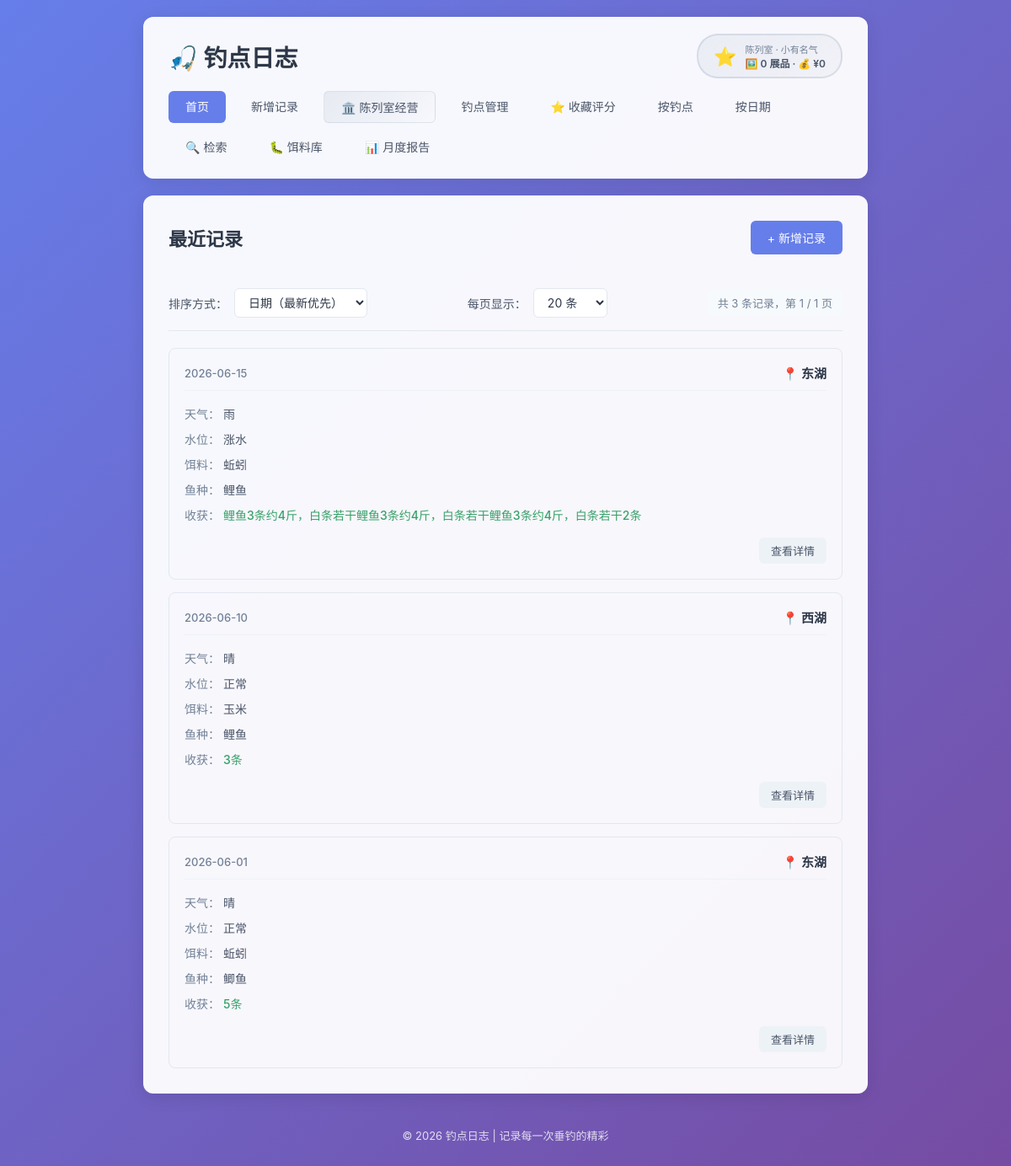
Before: / with the older database file.
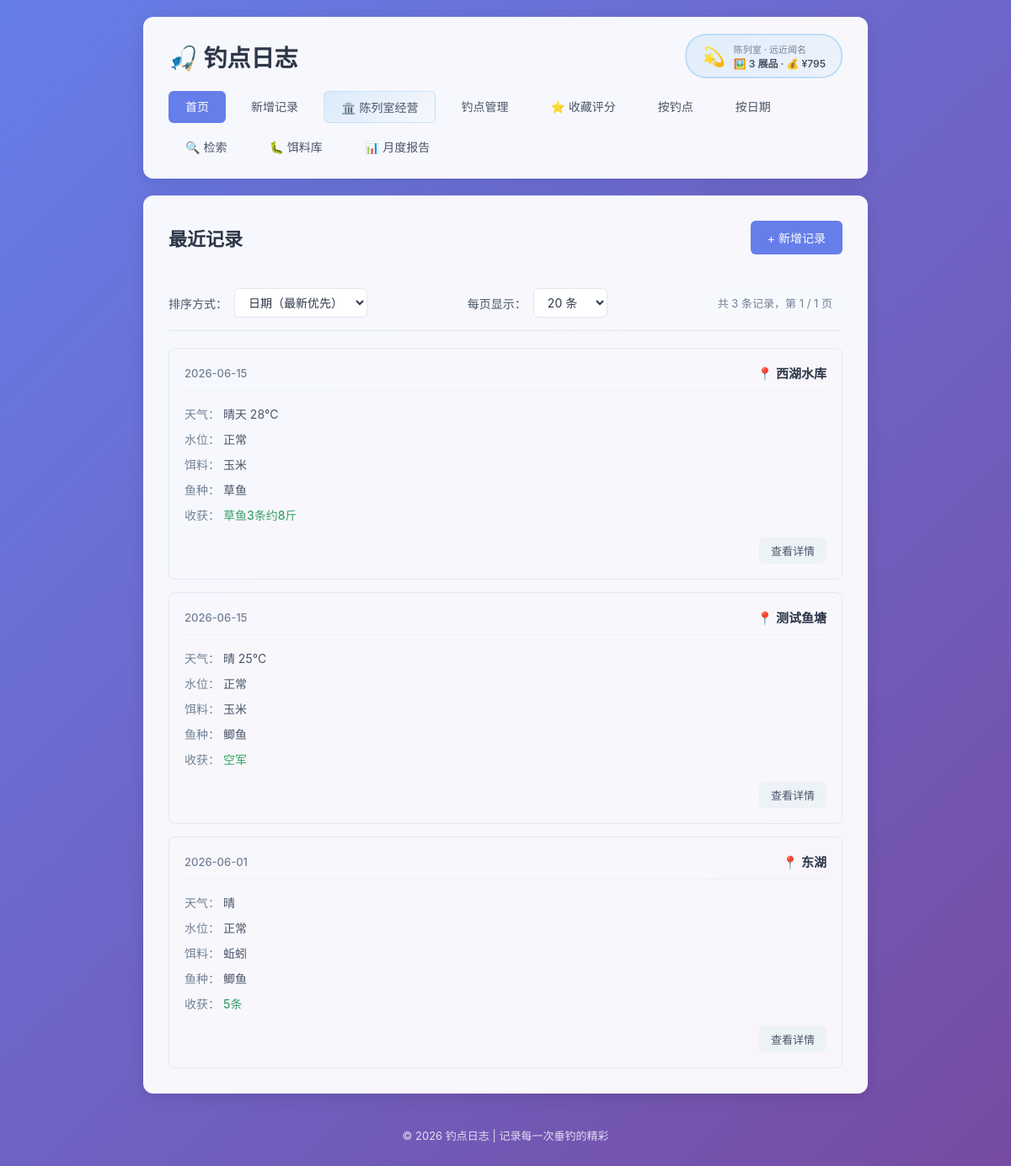
After: the same page with the newer database file.
### tables this page shows
CREATE TABLE fishing_logs (
            id INTEGER PRIMARY KEY AUTOINCREMENT,
            spot TEXT NOT NULL,
            weather TEXT NOT NULL,
            water_level TEXT NOT NULL,
            bait TEXT NOT NULL,
            fish_species TEXT NOT NULL,
            harvest TEXT NOT NULL,
            next_strategy TEXT,
            created_at DATE NOT NULL
        , temperature TEXT, humidity TEXT, wind TEXT);

### app.py (the view)
@app.route('/')
def index():
    page = request.args.get('page', 1, type=int)
    per_page = request.args.get('per_page', 20, type=int)
    sort_by = request.args.get('sort', 'date_desc')
    per_page = max(10, min(per_page, 100))
    sort_options = {
        'date_desc': ('created_at DESC, id DESC', '日期降序'),
        'date_asc': ('created_at ASC, id ASC', '日期升序'),
        'spot_desc': ('spot DESC, created_at DESC, id DESC', '钓点降序'),
        'spot_asc': ('spot ASC, created_at DESC, id DESC', '钓点升序'),
    }
    order_clause, sort_label = sort_options.get(sort_by, sort_options['date_desc'])
    conn = get_db()
    count_result = conn.execute('SELECT COUNT(*) as total FROM fishing_logs').fetchone()
    total = count_result['total']
    total_pages = max(1, (total + per_page - 1) // per_page)
    page = max(1, min(page, total_pages))
    offset = (page - 1) * per_page
    logs = conn.execute(
        f'SELECT * FROM fishing_logs ORDER BY {order_clause} LIMIT ? OFFSET ?',
        (per_page, offset)
    ).fetchall()
    conn.close()
    return render_template(
        'index.html',
        logs=logs,
        page=page,
        per_page=per_page,
        total=total,
        total_pages=total_pages,
        sort_by=sort_by,
        sort_label=sort_label
    )

### app.py (called while the page is built)
def get_db():
    conn = sqlite3.connect(DB_PATH)
    conn.row_factory = sqlite3.Row
    return conn

def get_reputation_level(total_score):
    for lv in REPUTATION_LEVELS:
        if lv['min_score'] <= total_score <= lv['max_score']:
            return lv
    return REPUTATION_LEVELS[-1]

@app.context_processor
def inject_gallery_summary():
    try:
        overview = get_gallery_overview()
        return {
            'gallery_reputation': overview['reputation'],
            'gallery_revenue': overview['total_revenue'],
            'gallery_exhibits': overview['total_exhibits'],
        }
    except Exception:
        return {
            'gallery_reputation': REPUTATION_LEVELS[0],
            'gallery_revenue': 0,
            'gallery_exhibits': 0,
        }

### templates/index.html (shortened to what this page needs)
{% extends 'base.html' %}
{% block content %}
    <div class="page-header">
        <h2>最近记录</h2>
        <a href="{{ url_for('add_log') }}" class="btn btn-primary">+ 新增记录</a>
    </div>
    {% if logs %}
        <div class="toolbar">
            <div class="sort-group">
                <label>排序方式：</label>
                <select id="sortSelect" onchange="handleSortChange()">
                    <option value="date_desc" {% if sort_by == 'date_desc' %}selected{% endif %}>日期（最新优先）</option>
                </select>
            </div>
            <div class="per-page-group">
                <label>每页显示：</label>
                <select id="perPageSelect" onchange="handlePerPageChange()">
                    <option value="20" {% if per_page == 20 %}selected{% endif %}>20 条</option>
                </select>
            </div>
            <div class="total-info">
                共 {{ total }} 条记录，第 {{ page }} / {{ total_pages }} 页
            </div>
        </div>
        <div class="log-list">
            {% for log in logs %}
                <div class="log-card">
                    <div class="log-header">
                        <span class="log-date">{{ log['created_at'] }}</span>
                        <span class="log-spot">📍 {{ log['spot'] }}</span>
                    </div>
                    <div class="log-body">
                        <div class="log-row">
                            <span class="label">天气：</span>
                            <span>{{ log['weather'] }}</span>
                        </div>
                        <div class="log-row">
                            <span class="label">水位：</span>
                            <span>{{ log['water_level'] }}</span>
                        </div>
                        <div class="log-row">
                            <span class="label">饵料：</span>
                            <span>{{ log['bait'] }}</span>
                        </div>
                        <div class="log-row">
                            <span class="label">鱼种：</span>
                            <span>{{ log['fish_species'] }}</span>
                        </div>
                        <div class="log-row">
                            <span class="label">收获：</span>
                            <span class="harvest">{{ log['harvest'] }}</span>
                        </div>
                    </div>
                    <div class="log-footer">
                        <a href="{{ url_for('log_detail', log_id=log['id'], page=page, sort=sort_by, per_page=per_page) }}" class="btn btn-small">查看详情</a>
                    </div>
                </div>
            {% endfor %}
        </div>
    {% else %}
        <div class="empty-state">
            <p>还没有任何记录，快去添加第一条吧！</p>
            <a href="{{ url_for('add_log') }}" class="btn btn-primary">+ 新增记录</a>
        </div>
    {% endif %}
{% endblock %}

### templates/base.html (shortened to what this page needs)
<!DOCTYPE html>
<html lang="zh-CN">
<head>
    <link rel="stylesheet" href="{{ url_for('static', filename='style.css') }}">
</head>
<body>
    <div class="container">
        <header>
            <div style="display: flex; justify-content: space-between; align-items: center; flex-wrap: wrap; gap: 15px; margin-bottom: 15px;">
                <h1 style="margin: 0;">🎣 钓点日志</h1>
                <a href="{{ url_for('gallery') }}" style="text-decoration: none;">
                    <div class="gallery-badge" style="display: flex; align-items: center; gap: 10px; padding: 8px 18px; background: linear-gradient(135deg, {{ gallery_reputation.color }}25, {{ gallery_reputation.color }}10); border: 2px solid {{ gallery_reputation.color }}50; border-radius: 25px; transition: all 0.2s ease;">
                        <span style="font-size: 22px;">{{ gallery_reputation.icon }}</span>
                        <div style="text-align: left;">
                            <div style="font-size: 11px; color: #718096; font-weight: 500;">陈列室 · {{ gallery_reputation.name }}</div>
                            <div style="font-size: 12px; color: #4a5568; font-weight: 600;">🖼️ {{ gallery_exhibits }} 展品 · 💰 ¥{{ '%.0f'|format(gallery_revenue) }}</div>
                        </div>
                    </div>
                </a>
            </div>
            <nav>
                <a href="{{ url_for('index') }}" class="{% if request.endpoint == 'index' %}active{% endif %}">首页</a>
                <a href="{{ url_for('add_log') }}" class="{% if request.endpoint == 'add_log' %}active{% endif %}">新增记录</a>
                <a href="{{ url_for('gallery') }}" class="{% if request.endpoint in ['gallery', 'exhibit_detail'] %}active{% endif %}" style="background: linear-gradient(135deg, {{ gallery_reputation.color }}30, transparent); border: 1px solid {{ gallery_reputation.color }}40;">🏛️ 陈列室经营</a>
                <a href="{{ url_for('spots_list') }}" class="{% if request.endpoint in ['spots_list', 'spot_detail', 'add_spot', 'edit_spot'] %}active{% endif %}">钓点管理</a>
                <a href="{{ url_for('spots_list', filter='favorite') }}" class="{% if request.endpoint == 'spots_list' and request.args.get('filter') == 'favorite' %}active{% endif %}">⭐ 收藏评分</a>
                <a href="{{ url_for('by_spot') }}" class="{% if request.endpoint == 'by_spot' %}active{% endif %}">按钓点</a>
                <a href="{{ url_for('by_date') }}" class="{% if request.endpoint == 'by_date' %}active{% endif %}">按日期</a>
                <a href="{{ url_for('search_logs') }}" class="{% if request.endpoint == 'search_logs' %}active{% endif %}">🔍 检索</a>
                <a href="{{ url_for('baits_list') }}" class="{% if request.endpoint in ['baits_list', 'add_bait', 'edit_bait'] %}active{% endif %}">🐛 饵料库</a>
                <a href="{{ url_for('monthly_report') }}" class="{% if request.endpoint == 'monthly_report' %}active{% endif %}">📊 月度报告</a>
            </nav>
        </header>
        <main>
            {% block content %}{% endblock %}
        </main>
        <footer>
            <p>© 2026 钓点日志 | 记录每一次垂钓的精彩</p>
        </footer>
    </div>
</body>
</html>

### static/style.css (style rules this page uses)
* { margin: 0; padding: 0; box-sizing: border-box; }
body { font-family: -apple-system, BlinkMacSystemFont, 'Segoe UI', 'PingFang SC', 'Microsoft YaHei', sans-serif; background: linear-gradient(135deg, #667eea 0%, #764ba2 100%); min-height: 100vh; color: #333; }
.container { max-width: 900px; margin: 0 auto; padding: 20px; min-height: 100vh; display: flex; flex-direction: column; }
header { background: rgba(255, 255, 255, 0.95); border-radius: 12px; padding: 20px 30px; margin-bottom: 20px; box-shadow: 0 4px 20px rgba(0, 0, 0, 0.1); }
header h1 { font-size: 28px; color: #2d3748; margin-bottom: 15px; }
nav { display: flex; gap: 10px; flex-wrap: wrap; }
nav a { padding: 8px 20px; text-decoration: none; color: #4a5568; border-radius: 6px; transition: all 0.2s ease; font-size: 14px; }
nav a.active { background: #667eea; color: white; }
main { flex: 1; background: rgba(255, 255, 255, 0.95); border-radius: 12px; padding: 30px; box-shadow: 0 4px 20px rgba(0, 0, 0, 0.1); }
.page-header { display: flex; justify-content: space-between; align-items: center; margin-bottom: 25px; flex-wrap: wrap; gap: 15px; }
.page-header h2 { color: #2d3748; font-size: 22px; }
.btn { display: inline-block; padding: 10px 20px; border: none; border-radius: 6px; text-decoration: none; font-size: 14px; cursor: pointer; transition: all 0.2s ease; font-family: inherit; }
.btn-primary { background: #667eea; color: white; }
.btn-small { padding: 6px 14px; font-size: 13px; background: #edf2f7; color: #4a5568; }
.toolbar { display: flex; justify-content: space-between; align-items: center; flex-wrap: wrap; gap: 15px; padding: 15px 0; margin-bottom: 20px; border-bottom: 1px solid #e2e8f0; }
.sort-group, .per-page-group { display: flex; align-items: center; gap: 8px; }
.sort-group label, .per-page-group label { font-size: 14px; color: #4a5568; font-weight: 500; }
.sort-group select, .per-page-group select { padding: 7px 12px; border: 1px solid #e2e8f0; border-radius: 6px; font-size: 14px; background: #fff; color: #2d3748; cursor: pointer; transition: all 0.2s ease; font-family: inherit; }
.total-info { font-size: 13px; color: #718096; padding: 6px 12px; background: #f7fafc; border-radius: 6px; }
.log-list { display: grid; gap: 15px; }
.log-card { border: 1px solid #e2e8f0; border-radius: 8px; padding: 18px; transition: all 0.2s ease; }
.log-header { display: flex; justify-content: space-between; align-items: center; margin-bottom: 12px; padding-bottom: 10px; border-bottom: 1px solid #edf2f7; }
.log-date { font-size: 13px; color: #718096; font-weight: 500; }
.log-spot { font-size: 15px; font-weight: 600; color: #2d3748; }
.log-body { margin-bottom: 12px; }
.log-row { padding: 5px 0; font-size: 14px; color: #4a5568; }
.log-row .label { font-weight: 500; color: #718096; }
.log-row .harvest { color: #38a169; font-weight: 500; }
.log-footer { text-align: right; }
footer { text-align: center; padding: 20px; color: rgba(255, 255, 255, 0.8); font-size: 13px; margin-top: 20px; }

Changed rows visible on the page:
removed fishing_logs: created_at "2026-06-15", spot "东湖", weather "雨", water_level "涨水", bait "蚯蚓", fish_species "鲤鱼", harvest "鲤鱼3条约4斤，白条若干鲤鱼3条约4斤，白条若干鲤鱼3条约4斤，白条若干2条"
removed fishing_logs: created_at "2026-06-10", spot "西湖", weather "晴", water_level "正常", bait "玉米", fish_species "鲤鱼", harvest "3条"
added fishing_logs: created_at "2026-06-15", spot "西湖水库", weather "晴天 28℃", water_level "正常", bait "玉米", fish_species "草鱼", harvest "草鱼3条约8斤"
added fishing_logs: created_at "2026-06-15", spot "测试鱼塘", weather "晴 25℃", water_level "正常", bait "玉米", fish_species "鲫鱼", harvest "空军"
Other visible differences:
{{ gallery_reputation.icon }}: "⭐" → "💫"
{{ gallery_reputation.name }}: "小有名气" → "远近闻名"
{{ gallery_exhibits }}: "0" → "3"
{{ '%.0f'|format(gallery_revenue) }}: "0" → "795"
